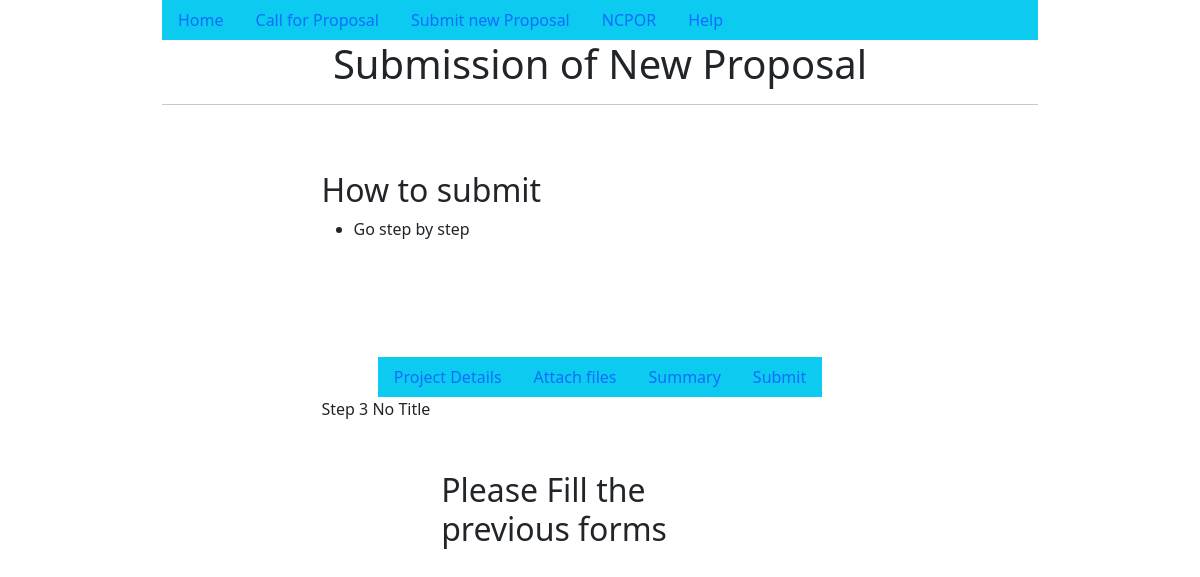
/proposals/submit/summary/third/ (signed in), run on an earlier commit of the app's database.
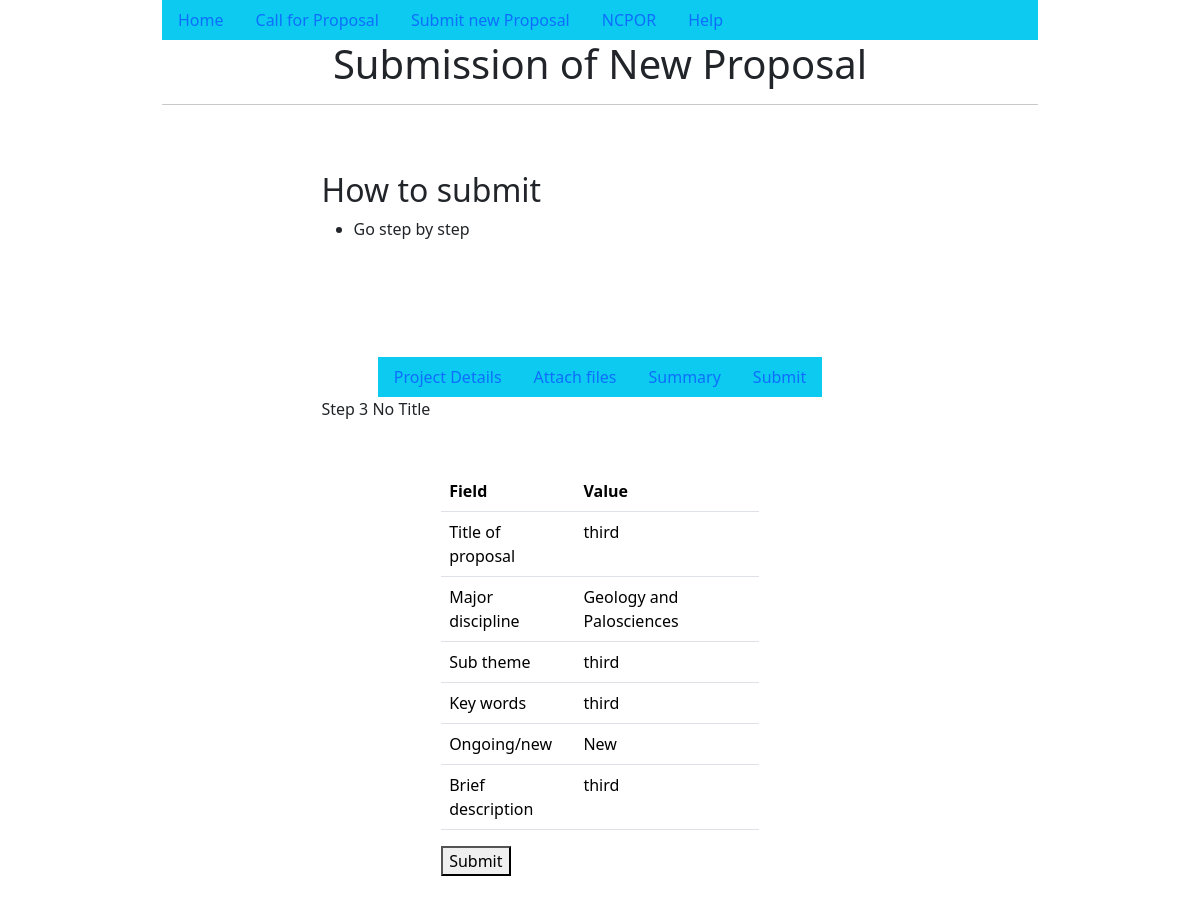
And on a later commit of the database.
### proposals/models.py (models this page shows)
class Details(models.Model):
    DISCIPLINE_CHOICES = (
            ('Atmospheric Science', 'Atmospheric Science'),
            ('Oceanography', 'Oceanography'),
            ('Geology and Palosciences', 'Geology and Palosciences'),
            ('Glaciology and Remote Sensing', 'Glaciology and Remote Sensing'),
            ('Environmental Science', 'Environmental Science'),
            ('Biology', 'Biology'),
            ('Other', 'Other'),
        )
    FRESHNESS_CHOICE = (
        ('Ongoing', 'Ongoing'),
        ('New', 'New')
    )
    title_of_proposal = models.CharField(max_length=20, null=False , unique=True, primary_key=True)
    major_discipline = models.CharField(max_length = 30,choices = DISCIPLINE_CHOICES, null=False)
    sub_theme = models.CharField(max_length=20, null=False)
    key_words = models.CharField(max_length=50)
    freshness = models.CharField(max_length = 10,choices = FRESHNESS_CHOICE, null=False, name="Ongoing/New")
    brief_description = models.TextField(max_length=250)

### proposals/views.py (the view, shortened to what this page needs)
# urls.py: path('submit/summary', views.submit_summary),
@login_required
def submit_summary(request, title: str = ""):
    if title != "":
        details = Details.objects.filter(
            title_of_proposal=title
        ).values()
    else:
        details = None
    return render(
        request=request,
        template_name="submit.html",
        context={
            "step": 3,
            "details": [
                (i.replace("_", " ").capitalize(), j)
                for (i, j) in details[0].items()
                if i not in ["id"]
            ]
            if details
            else None,
            "title": request.session["title"]
            if "title" in request.session
            else "No Title",
        },
    )

### proposals/templates/submit.html (shortened to what this page needs)
{% extends 'base.html' %}
{% load static %}
{% block head %}Submission of New Proposal{% endblock head %}
{% block content %}
    <div style="width: 75%; margin: auto; padding: 50px;">
        <h2>How to submit</h2>
        <ul>
            <li>Go step by step</li>
        </ul>
    </div>
    <div style="width: 75%; margin: auto; padding: 50px;">
        <nav class="d-flex justify-content-center">
            <ul class="nav bg-info">
                <li class="nav-item">
                    <a class="nav-link" href="/proposals/submit/details">Project Details</a>
                </li>
                <li class="nav-item">
                    <a class="nav-link" href="/proposals/submit/files">Attach files</a>
                </li>
                <li class="nav-item">
                    <a class="nav-link" href="/proposals/submit/summary">Summary</a>
                </li>
                <li class="nav-item">
                    <a class="nav-link" href="/proposals/submit/finish">Submit</a>
                </li>
            </ul>
        </nav>
        <div>
            Step {{ step }}
            {{ title }}
            {% if step == 1 %}
                <form method="POST">
                    {% csrf_token %}
                    {{ details_form.as_p }}
                    <button type="submit">Continue</button>
                </form>
            {% elif step == 2 and title %}
                <form method="POST" enctype="multipart/form-data">
                    {% csrf_token %}
                    {{ files_form.as_p }}
                    <button type="submit">Continue</button>
                </form>
            {% elif step == 3 and title %}
                <div style="width: 75%; margin: auto; padding: 50px;">
                    {% if details %}
                        <table class="table">
                            <thead>
                                <tr>
                                    <th>Field</th>
                                    <th>Value</th>
                                </tr>
                            </thead>
                            {% for i, j in details %}
                            <tr>
                                <td>{{ i }}</td>
                                <td>{{ j }}</td>
                            </tr>
                            {% endfor %}
                        </table>
                        <form method="POST">
                            <button type="submit">Submit</button>
                        </form>
                    {% else %}
                        <h2>Please Fill the previous forms<h2>
                    {% endif %}
                </div>
            {% elif step == 4%}
                <div style="width: 75%; margin: auto; padding: 50px;">
                    <a href="/proposals/home">Your proposal has been submitted !!!</a>
                </div>
            {% endif %}
        </div>
    </div>
{% endblock content %}

What changed in the data, as far as the page shows it:
added Details: details "third" "Geology and Palosciences" "third" "third" "New" "third"
Also different on the page:
text no longer shown: "Please Fill the previous forms"
text now shown: "Field Value Submit"
new list line: "Title of proposal"
new list line: "Major discipline"
new list line: "Sub theme"
new list line: "Key words"
new list line: "Ongoing/new"
new list line: "Brief description"
